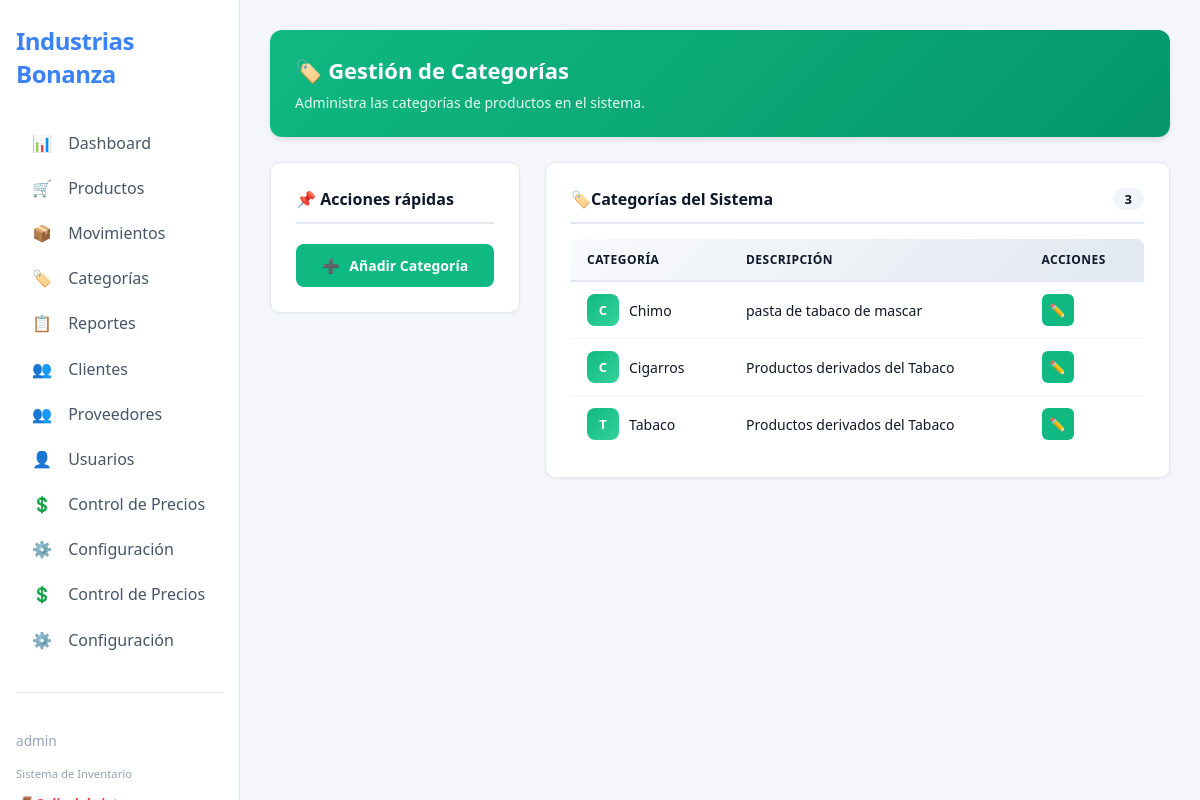
The app's page /index.php?controller=categoria&action=formcategoria (signed in) with its own data.
### tables this page shows
CREATE TABLE `categorias` (
  `id_categoria` int(11) NOT NULL AUTO_INCREMENT,
  `nombre` varchar(50) NOT NULL,
  `descripcion` varchar(255) DEFAULT NULL,
  `estado` tinyint(1) DEFAULT 1,
  PRIMARY KEY (`id_categoria`)
);

### app/controller/categoriaController.php (called while the page is built, shortened)
<?php
require_once __DIR__ . '/../model/categoriaModel.php';
class CategoriaController {
    private $categoriaModel;
    public function __construct() {
        $database = new Database();
        $pdo = $database->getConnection();
        $this->categoriaModel = new CategoriaModel($pdo);
    }
    public function formcategoria() {
        $categorias = $this->categoriaModel->getAll();
        require_once __DIR__ . '/../../app/views/categorias/categorias.php';
    }
}
?>

### app/model/categoriaModel.php (called while the page is built, shortened)
<?php
    class CategoriaModel{
        private $pdo;
        public function __construct($pdo){
            $this->pdo = $pdo;
        }
        public function getAll(){
            $stmt = $this->pdo->query("SELECT * FROM categorias  ORDER BY nombre ASC");
            return $stmt->fetchAll(PDO::FETCH_ASSOC);
        }
}
?>

### app/views/categorias/categorias.php (the view, shortened to what this page needs)
<!DOCTYPE html>
<html lang="es">
<head>
    <link rel="stylesheet" href="assets/css/sidebar.css" />
    <link rel="stylesheet" href="assets/css/categoria.css" />
</head>
<body>
    <?php require_once __DIR__ . '/../layouts/sidebar.php'; ?>
    <main class="main">
        <div class="welcome-card">
            <h1>🏷️ Gestión de Categorías</h1>
            <p>Administra las categorías de productos en el sistema.</p>
        </div>
        <div class="users-section">
            <div class="actions-panel">
                <h3>📌 Acciones rápidas</h3>
                <div class="btn-group">
                    <a href="index.php?controller=categoria&action=fromcrearCategoria" class="btn-action btn-add-user">
                        <span class="icon-add"></span> Añadir Categoría
                    </a>
                </div>
            </div>
            <div class="users-list-panel">
                <h3>
                     🏷️Categorías del Sistema
                    <span class="user-counter">
                        <?php echo isset($categorias) ? count($categorias) : 0; ?>
                    </span>
                </h3>
                <div class="table-container">
                    <table class="users-table">
                        <thead>
                            <tr>
                                <th>Categoría</th>
                                <th>Descripción</th>
                                <th>Acciones</th>
                            </tr>
                        </thead>
                        <tbody>
                            <?php if (!empty($categorias)): ?>
                                <?php foreach ($categorias as $categoria): ?>
                                    <tr>
                                        <td>
                                            <div class="user-name-display">
                                                <div class="user-avatar">
                                                    <?= strtoupper(substr(htmlspecialchars($categoria['nombre'] ?? 'C'), 0, 1)) ?>
                                                </div>
                                                <span><?= htmlspecialchars($categoria['nombre'] ?? '') ?></span>
                                            </div>
                                        </td>
                                        <td>
                                            <?= htmlspecialchars($categoria['descripcion'] ?? '') ?>
                                        </td>
                                        <td>
                                            <a href="index.php?controller=categoria&action=fromeditarCategoria&id=<?= $categoria['id_categoria'] ?? '' ?>"
                                                   class="btn-table btn-edit"
                                                   title="Editar categoría">
                                                    <span class="icon-edit"></span>
                                            </a>
                                        </td>
                                    </tr>
                                <?php endforeach; ?>
                            <?php endif; ?>
                        </tbody>
                    </table>
                </div>
            </div>
        </div>
    </main>
</body>
</html>

### public/assets/css/sidebar.css (style rules this page uses)
body { display: flex; min-height: 100vh; margin: 0; font-family: 'Segoe UI', Roboto, 'Helvetica Neue', Arial, sans-serif; background-color: #f4f6f9; }

### public/assets/css/categoria.css (style rules this page uses)
.main { flex: 1; padding: 30px; box-sizing: border-box; min-height: 100vh; }
.users-section { display: grid; grid-template-columns: 1fr 2.5fr; gap: 25px; margin-top: 20px; }
.actions-panel { background-color: #ffffff; padding: 25px; border-radius: 10px; border: 1px solid #e2e8f0; box-shadow: 0 1px 3px rgba(0, 0, 0, 0.05); align-self: start; }
.actions-panel h3 { color: #0f172a; font-size: 16px; margin-top: 0; margin-bottom: 20px; border-bottom: 2px solid #e2e8f0; padding-bottom: 12px; }
.btn-group { display: flex; flex-direction: column; gap: 12px; }
.btn-action { display: inline-flex; align-items: center; justify-content: center; gap: 10px; padding: 12px 20px; border: none; border-radius: 8px; font-size: 14px; font-weight: 600; cursor: pointer; transition: all 0.3s ease; text-decoration: none; color: #ffffff; }
.btn-add-user { background-color: #10b981; }
.users-list-panel { background-color: #ffffff; padding: 25px; border-radius: 10px; border: 1px solid #e2e8f0; box-shadow: 0 1px 3px rgba(0, 0, 0, 0.05); }
.users-list-panel h3 { color: #0f172a; font-size: 16px; margin-top: 0; margin-bottom: 15px; border-bottom: 2px solid #e2e8f0; padding-bottom: 12px; display: flex; justify-content: space-between; align-items: center; }
.user-counter { background: #f1f5f9; padding: 2px 12px; border-radius: 12px; font-size: 13px; color: #0f172a; font-weight: 600; }
.table-container { overflow-x: auto; }
.users-table { width: 100%; border-collapse: collapse; border-radius: 8px; overflow: hidden; }
.users-table thead { background: linear-gradient(135deg, #f8fafc, #e2e8f0); }
.users-table th { text-align: left; padding: 12px 16px; color: #0f172a; font-size: 12px; font-weight: 700; text-transform: uppercase; letter-spacing: 0.5px; border-bottom: 2px solid #e2e8f0; }
.users-table td { padding: 12px 16px; color: #0f172a; font-size: 14px; border-bottom: 1px solid #f1f5f9; }
.users-table tbody tr { transition: all 0.2s ease; }
.users-table tbody tr:last-child td { border-bottom: none; }
.user-name-display { display: flex; align-items: center; gap: 10px; }
.user-avatar { width: 32px; height: 32px; border-radius: 8px; background: linear-gradient(135deg, #10b981, #34d399); color: #ffffff; display: flex; align-items: center; justify-content: center; font-weight: 700; font-size: 13px; text-transform: uppercase; flex-shrink: 0; }
.btn-table { display: inline-flex; align-items: center; justify-content: center; width: 32px; height: 32px; border: none; border-radius: 6px; cursor: pointer; transition: all 0.2s ease; text-decoration: none; color: #ffffff; font-size: 13px; }
.btn-edit { background-color: #10b981; }
.welcome-card { background: linear-gradient(135deg, #10b981, #059669); color: #ffffff; padding: 25px; border-radius: 12px; margin-bottom: 25px; box-shadow: 0 4px 6px -1px rgba(0, 0, 0, 0.1); }
.welcome-card h1 { font-size: 22px; margin-bottom: 8px; margin-top: 0; }
.welcome-card p { opacity: 0.9; font-size: 14px; margin: 0; }
.icon-add::before { content: "➕ "; }
.icon-edit::before { content: "✏️"; }

### records on screen
categorias: nombre "C", nombre "Chimo", descripcion "pasta de tabaco de mascar"
categorias: nombre "C", nombre "Cigarros", descripcion "Productos derivados del Tabaco"
categorias: nombre "T", nombre "Tabaco", descripcion "Productos derivados del Tabaco"

### other values on screen
$_SESSION['username'] "admin"
count($categorias) "3"
